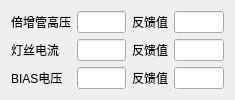
    <widget class="QWidget" name="layoutWidget">
     <property name="geometry">
      <rect>
       <x>250</x>
       <y>80</y>
       <width>235</width>
       <height>91</height>
      </rect>
     </property>
     <layout class="QGridLayout" name="gridLayout_5">
      <item row="2" column="1">
       <widget class="QLineEdit" name="lineEdit_12"/>
      </item>
      <item row="3" column="1" rowspan="2">
       <widget class="QLineEdit" name="lineEdit_14"/>
      </item>
      <item row="0" column="1" rowspan="2">
       <widget class="QLineEdit" name="line_multiplier_high_voltage"/>
      </item>
      <item row="0" column="0" rowspan="2">
       <widget class="QLabel" name="label_28">
        <property name="text">
         <string>倍增管高压</string>
        </property>
       </widget>
      </item>
      <item row="0" column="2" rowspan="2">
       <widget class="QLabel" name="label_29">
        <property name="text">
         <string>反馈值</string>
        </property>
       </widget>
      </item>
      <item row="2" column="2">
       <widget class="QLabel" name="label_31">
        <property name="text">
         <string>反馈值</string>
        </property>
       </widget>
      </item>
      <item row="2" column="0">
       <widget class="QLabel" name="line_filament_current">
        <property name="text">
         <string>灯丝电流</string>
        </property>
       </widget>
      </item>
      <item row="3" column="2" rowspan="2">
       <widget class="QLabel" name="label_33">
        <property name="text">
         <string>反馈值</string>
        </property>
       </widget>
      </item>
      <item row="3" column="3" rowspan="2">
       <widget class="QLineEdit" name="btn_bias_voltage_return"/>
      </item>
      <item row="2" column="3">
       <widget class="QLineEdit" name="line_filament_current_return"/>
      </item>
      <item row="3" column="0" rowspan="2">
       <widget class="QLabel" name="btn_bias_voltage">
        <property name="text">
         <string>BIAS电压</string>
        </property>
       </widget>
      </item>
      <item row="0" column="3" rowspan="2">
       <widget class="QLineEdit" name="line_multiplier_high_voltage_return"/>
      </item>
     </layout>
    </widget>
